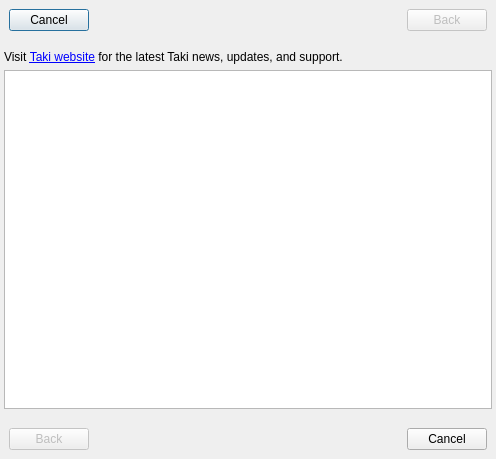
<?xml version="1.0" encoding="UTF-8"?>
<ui version="4.0">
 <class>HelpDoc</class>
 <widget class="QDialog" name="HelpDoc">
  <property name="geometry">
   <rect>
    <x>0</x>
    <y>0</y>
    <width>496</width>
    <height>459</height>
   </rect>
  </property>
  <property name="windowTitle">
   <string>Help</string>
  </property>
  <layout class="QGridLayout" name="gridLayout_2">
   <property name="leftMargin">
    <number>0</number>
   </property>
   <property name="topMargin">
    <number>0</number>
   </property>
   <property name="rightMargin">
    <number>0</number>
   </property>
   <property name="bottomMargin">
    <number>0</number>
   </property>
   <item row="1" column="0">
    <layout class="QGridLayout" name="gridLayout">
     <property name="leftMargin">
      <number>4</number>
     </property>
     <property name="topMargin">
      <number>4</number>
     </property>
     <property name="rightMargin">
      <number>4</number>
     </property>
     <property name="bottomMargin">
      <number>4</number>
     </property>
     <item row="0" column="0" colspan="2">
      <widget class="QLabel" name="label">
       <property name="text">
        <string>&lt;html&gt;&lt;head/&gt;&lt;body&gt;&lt;p&gt;Visit &lt;a href=&quot;http://taki.sourceforge.net/&quot;&gt;Taki website&lt;/a&gt; for the latest Taki news, updates, and support. &lt;/p&gt;&lt;/body&gt;&lt;/html&gt;</string>
       </property>
       <property name="wordWrap">
        <bool>true</bool>
       </property>
       <property name="openExternalLinks">
        <bool>true</bool>
       </property>
      </widget>
     </item>
     <item row="1" column="0" colspan="2">
      <widget class="QTextBrowser" name="manBrowser">
       <property name="focusPolicy">
        <enum>Qt::NoFocus</enum>
       </property>
       <property name="horizontalScrollBarPolicy">
        <enum>Qt::ScrollBarAlwaysOff</enum>
       </property>
       <property name="textInteractionFlags">
        <set>Qt::LinksAccessibleByMouse</set>
       </property>
       <property name="source">
        <url>
         <string>qrc:/doc/manual.html</string>
        </url>
       </property>
       <property name="openExternalLinks">
        <bool>true</bool>
       </property>
      </widget>
     </item>
    </layout>
   </item>
   <item row="0" column="0">
    <widget class="QFrame" name="frBBControls">
     <property name="frameShape">
      <enum>QFrame::NoFrame</enum>
     </property>
     <property name="frameShadow">
      <enum>QFrame::Plain</enum>
     </property>
     <layout class="QGridLayout" name="gridLayout_3">
      <item row="0" column="2">
       <widget class="QLabel" name="bbFrameLabel">
        <property name="text">
         <string/>
        </property>
       </widget>
      </item>
      <item row="0" column="3">
       <spacer name="horizontalSpacer_3">
        <property name="orientation">
         <enum>Qt::Horizontal</enum>
        </property>
        <property name="sizeHint" stdset="0">
         <size>
          <width>40</width>
          <height>20</height>
         </size>
        </property>
       </spacer>
      </item>
      <item row="0" column="1">
       <spacer name="horizontalSpacer_2">
        <property name="orientation">
         <enum>Qt::Horizontal</enum>
        </property>
        <property name="sizeHint" stdset="0">
         <size>
          <width>40</width>
          <height>20</height>
         </size>
        </property>
       </spacer>
      </item>
      <item row="0" column="0">
       <widget class="QPushButton" name="btCancelBB">
        <property name="text">
         <string>Cancel</string>
        </property>
       </widget>
      </item>
      <item row="0" column="4">
       <widget class="QPushButton" name="btBackBB">
        <property name="enabled">
         <bool>false</bool>
        </property>
        <property name="text">
         <string>Back</string>
        </property>
       </widget>
      </item>
     </layout>
    </widget>
   </item>
   <item row="2" column="0">
    <widget class="QFrame" name="frDesktopControls">
     <property name="frameShape">
      <enum>QFrame::NoFrame</enum>
     </property>
     <property name="frameShadow">
      <enum>QFrame::Plain</enum>
     </property>
     <layout class="QGridLayout" name="gridLayout_4">
      <item row="0" column="2">
       <widget class="QPushButton" name="btCancel">
        <property name="text">
         <string>Cancel</string>
        </property>
       </widget>
      </item>
      <item row="0" column="1">
       <spacer name="horizontalSpacer_4">
        <property name="orientation">
         <enum>Qt::Horizontal</enum>
        </property>
        <property name="sizeHint" stdset="0">
         <size>
          <width>40</width>
          <height>20</height>
         </size>
        </property>
       </spacer>
      </item>
      <item row="0" column="0">
       <widget class="QPushButton" name="btBack">
        <property name="enabled">
         <bool>false</bool>
        </property>
        <property name="text">
         <string>Back</string>
        </property>
       </widget>
      </item>
     </layout>
    </widget>
   </item>
  </layout>
 </widget>
 <resources/>
 <connections>
  <connection>
   <sender>btCancel</sender>
   <signal>pressed()</signal>
   <receiver>HelpDoc</receiver>
   <slot>reject()</slot>
   <hints>
    <hint type="sourcelabel">
     <x>491</x>
     <y>454</y>
    </hint>
    <hint type="destinationlabel">
     <x>113</x>
     <y>276</y>
    </hint>
   </hints>
  </connection>
  <connection>
   <sender>btCancelBB</sender>
   <signal>clicked()</signal>
   <receiver>HelpDoc</receiver>
   <slot>reject()</slot>
   <hints>
    <hint type="sourcelabel">
     <x>65</x>
     <y>22</y>
    </hint>
    <hint type="destinationlabel">
     <x>87</x>
     <y>44</y>
    </hint>
   </hints>
  </connection>
  <connection>
   <sender>btBackBB</sender>
   <signal>clicked()</signal>
   <receiver>manBrowser</receiver>
   <slot>backward()</slot>
   <hints>
    <hint type="sourcelabel">
     <x>459</x>
     <y>18</y>
    </hint>
    <hint type="destinationlabel">
     <x>349</x>
     <y>126</y>
    </hint>
   </hints>
  </connection>
  <connection>
   <sender>btBack</sender>
   <signal>clicked()</signal>
   <receiver>manBrowser</receiver>
   <slot>backward()</slot>
   <hints>
    <hint type="sourcelabel">
     <x>40</x>
     <y>440</y>
    </hint>
    <hint type="destinationlabel">
     <x>171</x>
     <y>373</y>
    </hint>
   </hints>
  </connection>
  <connection>
   <sender>manBrowser</sender>
   <signal>backwardAvailable(bool)</signal>
   <receiver>HelpDoc</receiver>
   <slot>onBackwardAvailable(bool)</slot>
   <hints>
    <hint type="sourcelabel">
     <x>372</x>
     <y>189</y>
    </hint>
    <hint type="destinationlabel">
     <x>312</x>
     <y>-1</y>
    </hint>
   </hints>
  </connection>
 </connections>
 <slots>
  <slot>logMsgChanged(int)</slot>
  <slot>onBackwardAvailable(bool)</slot>
 </slots>
</ui>
